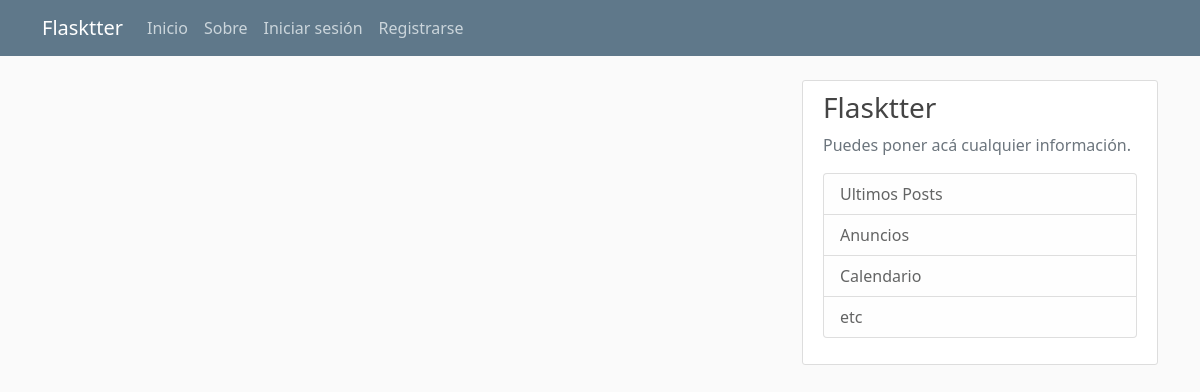
The app's page /home, older data.
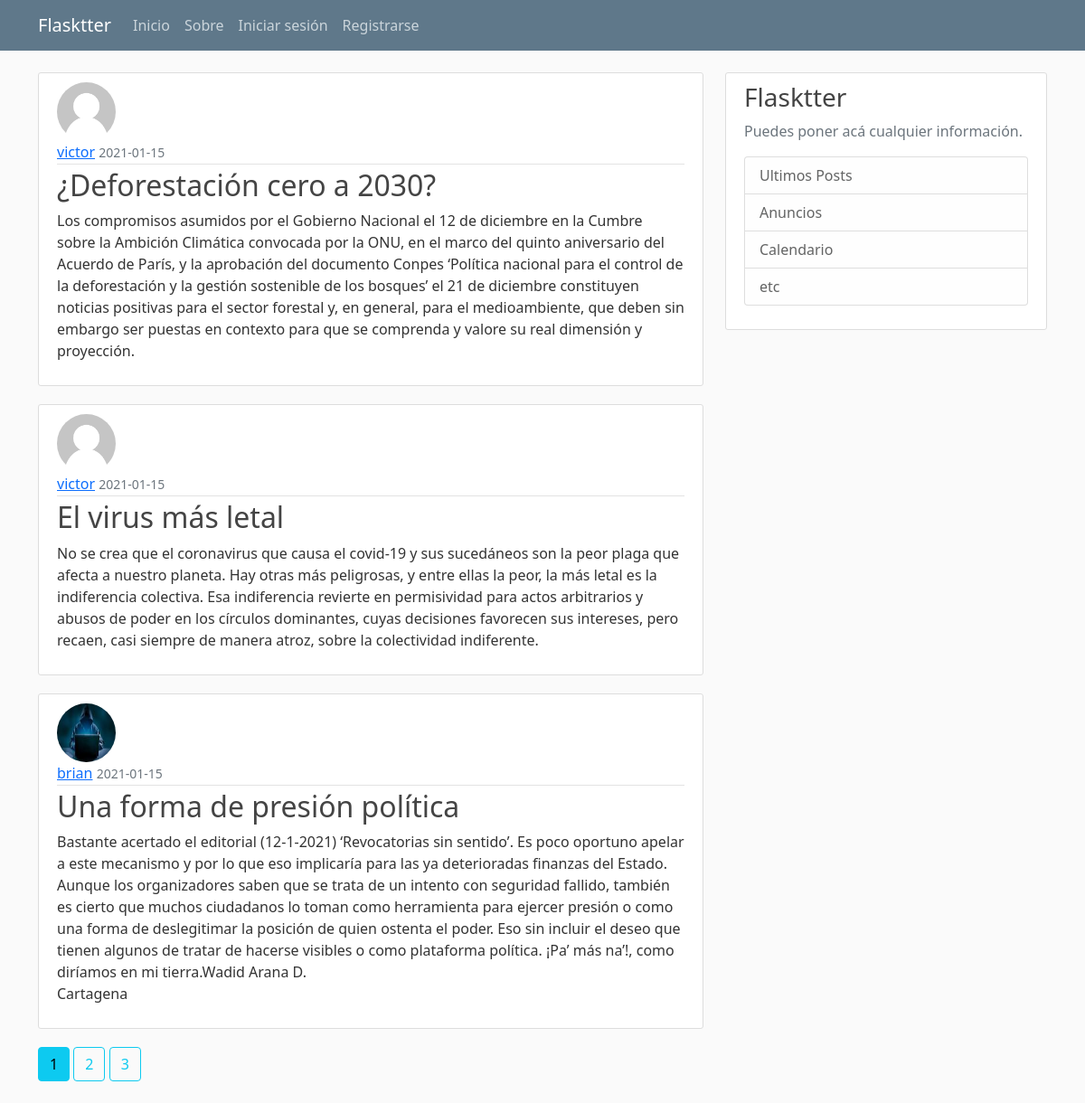
The same page, newer data.
### flaskblog/models.py (models this page shows, shortened)
class Post(db.Model):
    id= db.Column(db.Integer, primary_key=True)
    title= db.Column(db.String(100), nullable=False)
    date_posted= db.Column(db.DateTime, nullable=False, default=datetime.utcnow)
    content = db.Column(db.Text, nullable=False)
    '''se establece la relacion de el post con el usuario con su id'''
    user_id = db.Column(db.Integer, db.ForeignKey('user.id'), nullable=False)

class User(db.Model, UserMixin):
    id= db.Column(db.Integer, primary_key=True)
    username= db.Column(db.String(20), unique=True, nullable=False)
    email= db.Column(db.String(100), unique=True, nullable=False)
    image_file= db.Column(db.String(50), nullable=False, default='default.jpg')
    password= db.Column(db.String(60), nullable=False)
    '''Relacion uno a muchos '''
    post = db.relationship('Post', backref='author', lazy=True)

### flaskblog/main/routes.py (the view)
@main.route('/')
@main.route('/home')
def home():
    page = request.args.get('page', 1, type=int)
    posts = Post.query.order_by(Post.date_posted.desc()).paginate(per_page=3, page=page)
    return render_template('home.html', posts=posts)

### flaskblog/templates/home.html
{% extends 'base.html' %}
{% block content %}
    {% for post in posts.items %}
        <article class="media content-section">
            <img class="rounded-circle article-img" src="{{ url_for('static', filename='profile_pics/' + post.author.image_file)}}" alt="">
            <div class="media-body">
            <div class="article-metadata">
                <a class="mr-2" href="{{ url_for('users.user_posts', username=post.author.username) }}">{{ post.author.username }}</a>
                <small class="text-muted">{{ post.date_posted.strftime('%Y-%m-%d') }}</small>
            </div>
            <h2><a class="article-title" href="{{ url_for('posts.post', post_id=post.id) }}">{{ post.title }}</a></h2>
            <p class="article-content">{{ post.content }}</p>
            </div>
        </article>
    {% endfor %}
    {% for page_num in posts.iter_pages(left_edge=1, right_edge=1, left_current=1, right_current=2) %}
        {% if page_num %}
            {% if posts.page == page_num %}
                <a class="btn btn-info mb-4" href="{{ url_for('main.home', page=page_num) }}">{{ page_num }}</a>
            {% else %}
            <a class="btn btn-outline-info mb-4" href="{{ url_for('main.home', page=page_num) }}">{{ page_num }}</a>
            {% endif %}
        {% else %}
            ...
        {% endif %}
    {% endfor %}
{% endblock %}

### flaskblog/templates/base.html (shortened to what this page needs)
<html lang="en">
<head>
    <link href="https://cdn.jsdelivr.net/npm/bootstrap@5.0.0-beta1/dist/css/bootstrap.min.css" rel="stylesheet">
    <link rel="stylesheet" href="{{ url_for('static', filename='main.css') }}">
</head>
<body>
    <header class="site-header">
        <nav class="navbar navbar-expand-md navbar-dark bg-steel fixed-top">
          <div class="container">
            <a class="navbar-brand mr-4" href="/">Flasktter</a>
            <div class="collapse navbar-collapse" id="navbarToggle">
              <div class="navbar-nav mr-auto">
                <a class="nav-item nav-link" href="{{ url_for('main.home') }}">Inicio</a>
                <a class="nav-item nav-link" href="{{ url_for('main.about') }}">Sobre</a>
              </div>
              <div class="navbar-nav">
                {% if current_user.is_authenticated %}
                <a class="nav-item nav-link" href="{{ url_for('users.logout') }}">Cerrar sesión</a>
                <a class="nav-item nav-link" href="{{ url_for('users.account') }}">Mi cuenta</a>
                <a class="nav-item nav-link" href="{{ url_for('posts.new_post') }}">Nuevo Post</a>
                {% else %}
                  <a class="nav-item nav-link" href="{{ url_for('users.login') }}">Iniciar sesión</a>
                  <a class="nav-item nav-link" href="{{ url_for('users.register') }}">Registrarse</a>
                {% endif %}
              </div>
            </div>
          </div>
        </nav>
      </header>
      <main role="main" class="container">
        <div class="row">
          <div class="col-md-8">
            {% block content %}
            {% endblock %}
          </div>
          <div class="col-md-4">
            <div class="content-section">
              <h3>Flasktter</h3>
              <p class='text-muted'>Puedes poner acá cualquier información.
                <ul class="list-group">
                  <li class="list-group-item list-group-item-light">Ultimos Posts</li>
                  <li class="list-group-item list-group-item-light">Anuncios</li>
                  <li class="list-group-item list-group-item-light">Calendario</li>
                  <li class="list-group-item list-group-item-light">etc</li>
                </ul>
              </p>
            </div>
          </div>
        </div>
      </main>
</body>
</html>

### flaskblog/static/main.css (style rules this page uses)
body { background: #fafafa; color: #333333; margin-top: 5rem; }
h1, h2, h3, h4, h5, h6 { color: #444444; }
.bg-steel { background-color: #5f788a; }
.site-header .navbar-nav .nav-link { color: #cbd5db; }
.content-section { background: #ffffff; padding: 10px 20px; border: 1px solid #dddddd; border-radius: 3px; margin-bottom: 20px; }
.article-title { color: #444444; text-decoration: none; }
.article-content { white-space: pre-line; }
.article-img { height: 65px; width: 65px; margin-right: 16px; }
.article-metadata { padding-bottom: 1px; margin-bottom: 4px; border-bottom: 1px solid #e3e3e3 }

Row changes from the older to the newer data that the page shows:
added Post: image_file (placeholder picture), author.username "victor", date_posted "2021-01-15", title "¿Deforestación cero a 2030?", content "Los compromisos asumidos por el Gobierno Nacional el 12 de diciembre en la Cumbre sobre la Ambición Climática convocada por la ONU, en el marco del quinto aniversario del Acuerdo de París, y la aprobación del documento Conpes ‘Política nacional para el control de la deforestación y la gestión sostenible de los bosques’ el 21 de diciembre constituyen noticias positivas para el sector forestal y, en general, para el medioambiente, que deben sin embargo ser puestas en contexto para que se comprenda y valore su real dimensión y proyección."
added Post: image_file (placeholder picture), author.username "victor", date_posted "2021-01-15", title "El virus más letal", content "No se crea que el coronavirus que causa el covid-19 y sus sucedáneos son la peor plaga que afecta a nuestro planeta. Hay otras más peligrosas, y entre ellas la peor, la más letal es la indiferencia colectiva. Esa indiferencia revierte en permisividad para actos arbitrarios y abusos de poder en los círculos dominantes, cuyas decisiones favorecen sus intereses, pero recaen, casi siempre de manera atroz, sobre la colectividad indiferente."
added Post: image_file (picture), author.username "brian", date_posted "2021-01-15", title "Una forma de presión política", content "Bastante acertado el editorial (12-1-2021) ‘Revocatorias sin sentido’. Es poco oportuno apelar a este mecanismo y por lo que eso implicaría para las ya deterioradas finanzas del Estado. Aunque los organizadores saben que se trata de un intento con seguridad fallido, también es cierto que muchos ciudadanos lo toman como herramienta para ejercer presión o como una forma de deslegitimar la posición de quien ostenta el poder. Eso sin incluir el deseo que tienen algunos de tratar de hacerse visibles o como plataforma política. ¡Pa’ más na’!, como diríamos en mi tierra.Wadid Arana D. Cartagena"
Text that changed along with them:
new list line: "1"
new list line: "2"
new list line: "3"
